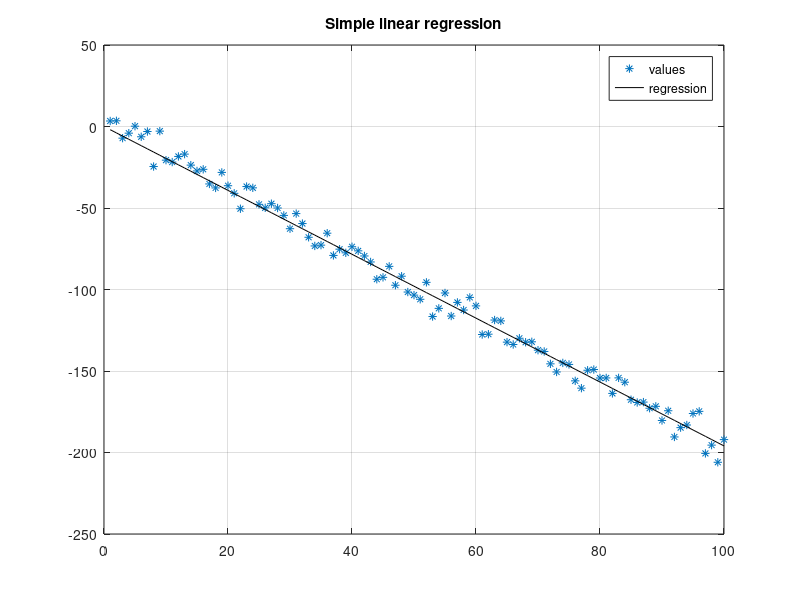
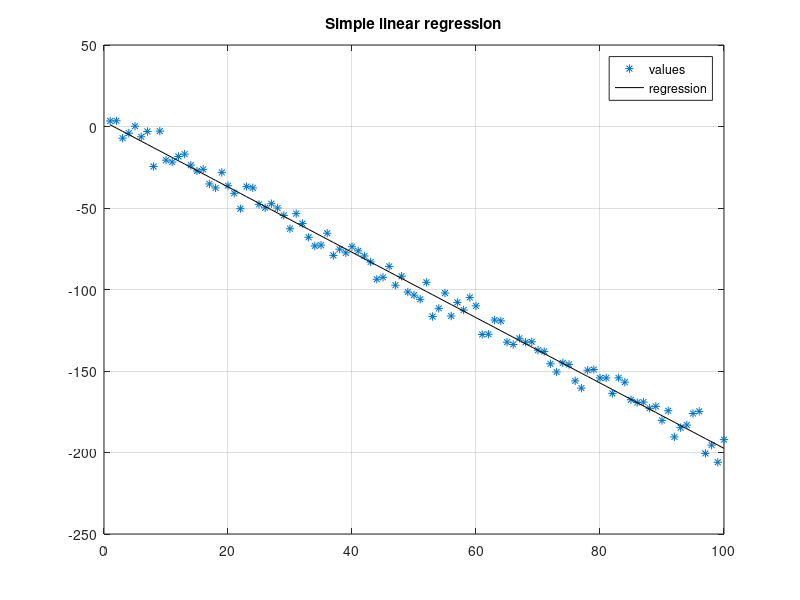

Write MATLAB code to recreate these figures, in order.
clear all
close all
clc


% VALUES
num_elements=100;
a=2;
b=6;
c=3;

a=a*-1;
x=1:1:num_elements;

% FUNCTIONS
y=a*x+b*randn(1,num_elements);
y=y+c;

Y=y';
X=x';
X=[ones(size(X)) X];

B1=y/x;
ye1=B1*x;

B2=X\Y;
ye2=X*B2;

% PLOTS
figure(1)
plot(x,y,"*")
hold on; grid on;
plot(x,ye1, "k")
title('Simple linear regression')
legend("values", 'regression')

figure(2)
plot(x,y,"*")
hold on; grid on;
plot(x,ye2,"k")
title('Simple linear regression')
legend('values', 'regression')

R21=1-sum((y-ye1).^2)/sum((y-mean(y)).^2);
R22=1-sum((y-ye2').^2)/sum((y-mean(y)).^2);